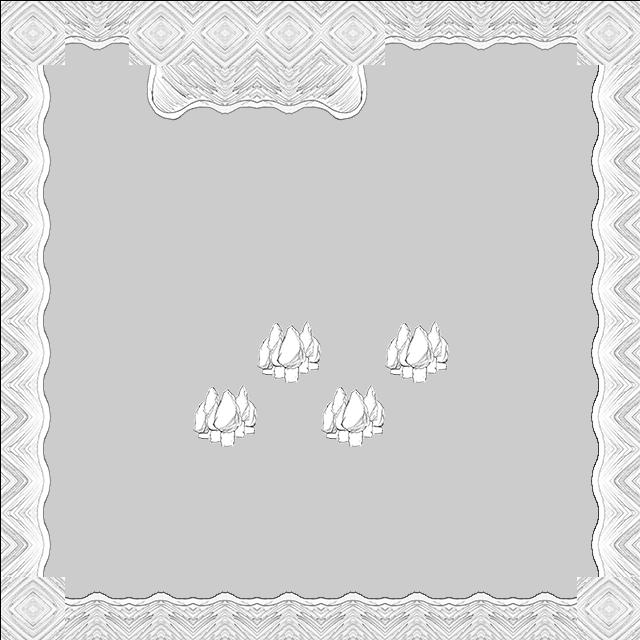

The image is a tile-based game level rendered from a .tmx file. Its description and complete source (layers, tilesets, objects, tile grids) follow:
An orthogonal 10x10 tile map with 64x64 px tiles, 2 tile layers (Background, Blocked) and 11 objects (5x Enemy, 4x Heart, StartingPosition, Portal).

<map version="1.2" tiledversion="1.3.3" orientation="orthogonal" renderorder="right-down" width="10" height="10" tilewidth="64" tileheight="64" infinite="0" nextlayerid="10" nextobjectid="23">
 <editorsettings>
  <export target="level1.json" format="json" />
 </editorsettings>
 <tileset firstgid="1" name="tiles" tilewidth="64" tileheight="64" tilecount="13" columns="13">
  <tileoffset x="1" y="1" />
  <image source="tiles.png" trans="003039" width="832" height="64" />
 </tileset>
 <layer id="2" name="Background" width="10" height="10">
  <data encoding="csv">
0,0,0,5,5,0,0,0,0,0,
0,10,0,2,2,0,10,10,10,0,
0,10,10,10,10,10,10,10,10,0,
0,10,10,10,10,10,10,10,10,0,
0,10,10,10,10,10,10,10,10,0,
0,10,10,10,10,10,10,10,10,0,
0,10,10,10,10,10,10,10,10,0,
0,10,10,10,10,10,10,10,10,0,
0,10,10,10,10,10,10,10,10,0,
0,0,0,0,0,0,0,0,0,0
</data>
 </layer>
 <layer id="3" name="Blocked" width="10" height="10">
  <data encoding="csv">
5,2,5,0,0,5,2,2,2,5,
7,0,3,0,0,4,0,0,0,6,
7,0,0,0,0,0,0,0,0,6,
7,0,0,0,0,0,0,0,0,6,
7,0,0,0,0,0,0,0,0,6,
7,0,0,0,13,0,13,0,0,6,
7,0,0,13,0,13,0,0,0,6,
7,0,0,0,0,0,0,0,0,6,
7,0,0,0,0,0,0,0,0,6,
5,8,8,8,8,8,8,8,8,5
</data>
 </layer>
 <objectgroup id="5" name="Player">
  <object id="2" name="StartingPosition" type="StartingPosition" x="255.396" y="214.709">
   <point />
  </object>
 </objectgroup>
 <objectgroup id="7" name="Hearts">
  <object id="7" name="Heart" type="Heart" x="482.147" y="355.556">
   <point />
  </object>
  <object id="8" name="Heart" type="Heart" x="103.474" y="411.696">
   <point />
  </object>
  <object id="9" name="Heart" type="Heart" x="508.566" y="484.348">
   <point />
  </object>
  <object id="10" name="Heart" type="Heart" x="472.288" y="160.283">
   <point />
  </object>
 </objectgroup>
 <objectgroup id="6" name="Enemies">
  <object id="15" name="Enemy" type="Enemy" x="153.392" y="494.697">
   <point />
  </object>
  <object id="16" name="Enemy" type="Enemy" x="98.3665" y="358.57">
   <point />
  </object>
  <object id="20" name="Enemy" type="Enemy" x="481.609" y="236.901">
   <point />
  </object>
  <object id="21" name="Enemy" type="Enemy" x="533.483" y="366.87">
   <point />
  </object>
  <object id="22" name="Enemy" type="Enemy" x="450.176" y="490.227">
   <point />
  </object>
 </objectgroup>
 <objectgroup id="8" name="Portal">
  <object id="3" name="Portal" type="Portal" x="255.488" y="95.1109">
   <properties>
    <property name="offsetY" type="int" value="-66" />
    <property name="portToLevel" type="int" value="2" />
   </properties>
   <point />
  </object>
 </objectgroup>
</map>
